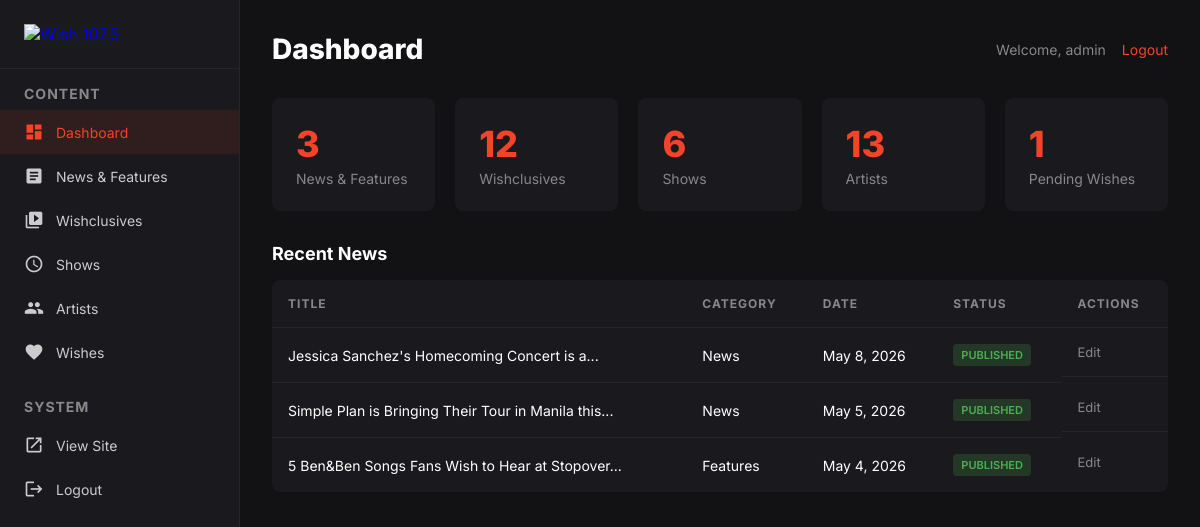
Page /admin/dashboard.php (signed in) on the committed database.
### tables this page shows
CREATE TABLE `news` (
  `id` int(11) NOT NULL,
  `title` varchar(255) NOT NULL,
  `slug` varchar(255) NOT NULL,
  `content` text DEFAULT NULL,
  `excerpt` text DEFAULT NULL,
  `image` varchar(255) DEFAULT NULL,
  `category_id` int(11) DEFAULT NULL,
  `featured` tinyint(1) DEFAULT 0,
  `status` enum('draft','published') DEFAULT 'published',
  `created_at` timestamp NOT NULL DEFAULT current_timestamp(),
  `updated_at` timestamp NOT NULL DEFAULT current_timestamp() ON UPDATE current_timestamp()
);

CREATE TABLE `categories` (
  `id` int(11) NOT NULL,
  `name` varchar(100) NOT NULL,
  `slug` varchar(100) NOT NULL,
  `created_at` timestamp NOT NULL DEFAULT current_timestamp()
);

### db.php (called while the page is built, shortened)
<?php
function getDB() {
    static $pdo = null;
    if ($pdo === null) {
        try {
            $dsn = "mysql:host=" . DB_HOST . ";dbname=" . DB_NAME . ";charset=utf8mb4";
            $pdo = new PDO($dsn, DB_USER, DB_PASS, [
                PDO::ATTR_ERRMODE => PDO::ERRMODE_EXCEPTION,
                PDO::ATTR_DEFAULT_FETCH_MODE => PDO::FETCH_ASSOC,
                PDO::ATTR_EMULATE_PREPARES => false,
            ]);
        } catch (PDOException $e) {
            die("Connection failed: " . $e->getMessage());
        }
    }
    return $pdo;
}
function fetchAll($sql, $params = []) {
    try {
        $stmt = getDB()->prepare($sql);
        $stmt->execute($params);
        return $stmt->fetchAll();
    } catch (Exception $e) {
        return [];
    }
}
function fetchOne($sql, $params = []) {
    try {
        $stmt = getDB()->prepare($sql);
        $stmt->execute($params);
        return $stmt->fetch();
    } catch (Exception $e) {
        return false;
    }
}
function truncate($text, $length = 100) {
    $text = substr($text, 0, $length);
    $text = substr($text, 0, strrpos($text, ' '));
    return $text . '...';
}

### admin/dashboard.php (the view, shortened to what this page needs)
<?php
require_once '../db.php';
?><!DOCTYPE html>
<html lang="en">
<head>
</head>
<body>
    <div class="sidebar">
        <div class="logo">
            <a href="dashboard.php"><img src="https://cdn.prod.website-files.com/66e1987f36e4944240bc5ab8/6701637328a69477c92c2652_Wish-Logo.svg" alt="Wish 107.5"></a>
        </div>
        <h2>Content</h2>
        <nav>
            <a href="dashboard.php" class="active"><span class="material-icons icon">dashboard</span> Dashboard</a>
            <a href="news.php"><span class="material-icons icon">article</span> News &amp; Features</a>
            <a href="wishclusives.php"><span class="material-icons icon">video_library</span> Wishclusives</a>
            <a href="shows.php"><span class="material-icons icon">schedule</span> Shows</a>
            <a href="artists.php"><span class="material-icons icon">people</span> Artists</a>
            <a href="wishes.php"><span class="material-icons icon">favorite</span> Wishes</a>
        </nav>
        <h2 style="margin-top:24px">System</h2>
        <nav>
            <a href="../index.php" target="_blank"><span class="material-icons icon">open_in_new</span> View Site</a>
            <a href="logout.php"><span class="material-icons icon">logout</span> Logout</a>
        </nav>
    </div>
    <div class="main">
        <div class="main-header">
            <h1>Dashboard</h1>
            <div class="user-info">
                Welcome, <?= htmlspecialchars($_SESSION['admin_username']) ?>
                <a href="logout.php">Logout</a>
            </div>
        </div>
        <?php
        $newsCount = fetchOne("SELECT COUNT(*) as count FROM news")['count'];
        $videoCount = fetchOne("SELECT COUNT(*) as count FROM videos")['count'];
        $showsCount = fetchOne("SELECT COUNT(*) as count FROM shows")['count'];
        $artistCount = fetchOne("SELECT COUNT(*) as count FROM artists")['count'];
        $wishCount = fetchOne("SELECT COUNT(*) as count FROM wishes WHERE status = 'pending'")['count'];
        ?>
        <div class="stats stats-5">
            <div class="stat-card">
                <div class="number"><?= $newsCount ?></div>
                <div class="label">News &amp; Features</div>
            </div>
            <div class="stat-card">
                <div class="number"><?= $videoCount ?></div>
                <div class="label">Wishclusives</div>
            </div>
            <div class="stat-card">
                <div class="number"><?= $showsCount ?></div>
                <div class="label">Shows</div>
            </div>
            <div class="stat-card">
                <div class="number"><?= $artistCount ?></div>
                <div class="label">Artists</div>
            </div>
            <div class="stat-card">
                <div class="number"><?= $wishCount ?></div>
                <div class="label">Pending Wishes</div>
            </div>
        </div>
        <div class="section-title">Recent News</div>
        <table>
            <thead>
                <tr>
                    <th>Title</th>
                    <th>Category</th>
                    <th>Date</th>
                    <th>Status</th>
                    <th>Actions</th>
                </tr>
            </thead>
            <tbody>
                <?php $recentNews = fetchAll("SELECT n.*, c.name as category_name FROM news n LEFT JOIN categories c ON n.category_id = c.id ORDER BY n.created_at DESC LIMIT 5"); ?>
                <?php foreach ($recentNews as $item): ?>
                <tr>
                    <td><?= htmlspecialchars(truncate($item['title'], 50)) ?></td>
                    <td><?= htmlspecialchars($item['category_name'] ?? '-') ?></td>
                    <td><?= date('M j, Y', strtotime($item['created_at'])) ?></td>
                    <td><span class="status-badge <?= $item['status'] ?>"><?= $item['status'] ?></span></td>
                    <td class="table-actions"><a href="news-edit.php?id=<?= $item['id'] ?>">Edit</a></td>
                </tr>
                <?php endforeach; ?>
            </tbody>
        </table>
    </div>
</body>
</html>

### admin/dashboard.php (style rules this page uses)
* { margin: 0; padding: 0; box-sizing: border-box; }
body { font-family: 'Inter', sans-serif; background: #121113; color: #fff; }
.sidebar { position: fixed; top: 0; left: 0; bottom: 0; width: 240px; background: #1a1a1e; border-right: 1px solid rgba(255,255,255,0.05); padding: 24px 0; }
.sidebar .logo { padding: 0 24px 24px; border-bottom: 1px solid rgba(255,255,255,0.05); margin-bottom: 16px; }
.sidebar .logo img { width: 40px; }
.sidebar h2 { font-size: 14px; font-weight: 700; color: #888; text-transform: uppercase; letter-spacing: 1px; padding: 0 24px; margin-bottom: 8px; }
.sidebar nav a { display: flex; align-items: center; gap: 12px; padding: 12px 24px; color: #ccc; text-decoration: none; font-size: 14px; transition: all 0.2s; }
.sidebar nav a:hover, .sidebar nav a.active { background: rgba(244,67,41,0.1); color: #f44329; }
.sidebar nav a .icon { font-size: 20px; }
.main { margin-left: 240px; padding: 32px; }
.main-header { display: flex; align-items: center; justify-content: space-between; margin-bottom: 32px; }
.main-header h1 { font-size: 28px; font-weight: 800; }
.main-header .user-info { display: flex; align-items: center; gap: 16px; font-size: 14px; color: #888; }
.main-header .user-info a { color: #f44329; text-decoration: none; }
.stats { display: grid; grid-template-columns: repeat(3, 1fr); gap: 20px; margin-bottom: 32px; }
.stats-5 { grid-template-columns: repeat(5, 1fr); }
.stat-card { background: #1a1a1e; border-radius: 8px; padding: 24px; }
.stat-card .number { font-size: 36px; font-weight: 800; color: #f44329; }
.stat-card .label { color: #888; font-size: 14px; margin-top: 4px; }
table { width: 100%; border-collapse: collapse; background: #1a1a1e; border-radius: 8px; overflow: hidden; }
th { text-align: left; padding: 16px; font-size: 12px; text-transform: uppercase; letter-spacing: 1px; color: #888; border-bottom: 1px solid rgba(255,255,255,0.05); }
td { padding: 16px; font-size: 14px; border-bottom: 1px solid rgba(255,255,255,0.05); }
tr:last-child td { border-bottom: none; }
.section-title { font-size: 18px; font-weight: 700; margin-bottom: 16px; }
.table-actions { display: flex; gap: 8px; }
.table-actions a { color: #888; text-decoration: none; font-size: 13px; }
.status-badge { display: inline-block; padding: 4px 8px; border-radius: 4px; font-size: 11px; font-weight: 600; text-transform: uppercase; }
.status-badge.published { background: rgba(76,175,80,0.2); color: #4caf50; }

### rows in the picture
news: title "Jessica Sanchez's Homecoming Concert is a...", category.name "News", created_at "May 8, 2026", status "PUBLISHED"
news: title "Simple Plan is Bringing Their Tour in Manila this...", category.name "News", created_at "May 5, 2026", status "PUBLISHED"
news: title "5 Ben&Ben Songs Fans Wish to Hear at Stopover...", category.name "Features", created_at "May 4, 2026", status "PUBLISHED"

### other values in the picture
$_SESSION['admin_username'] "admin"
$newsCount "3"
$videoCount "12"
$showsCount "6"
$artistCount "13"
$wishCount "1"
